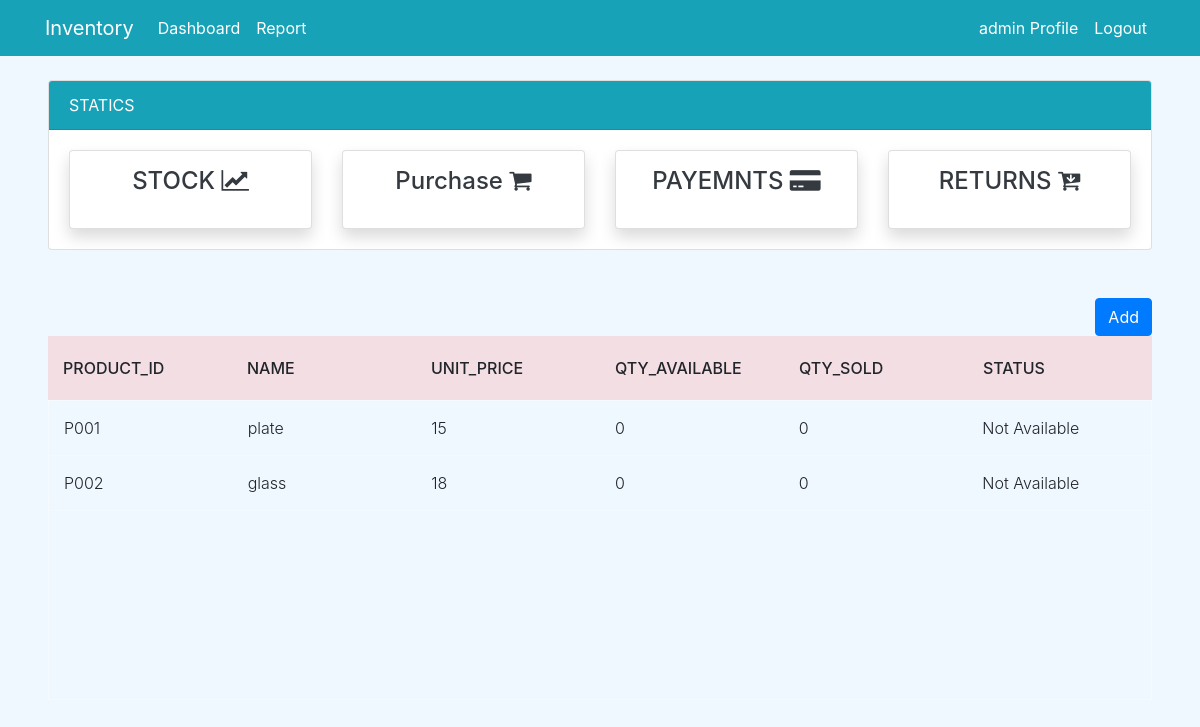
Page /stock/ (signed in) on the earlier database version.
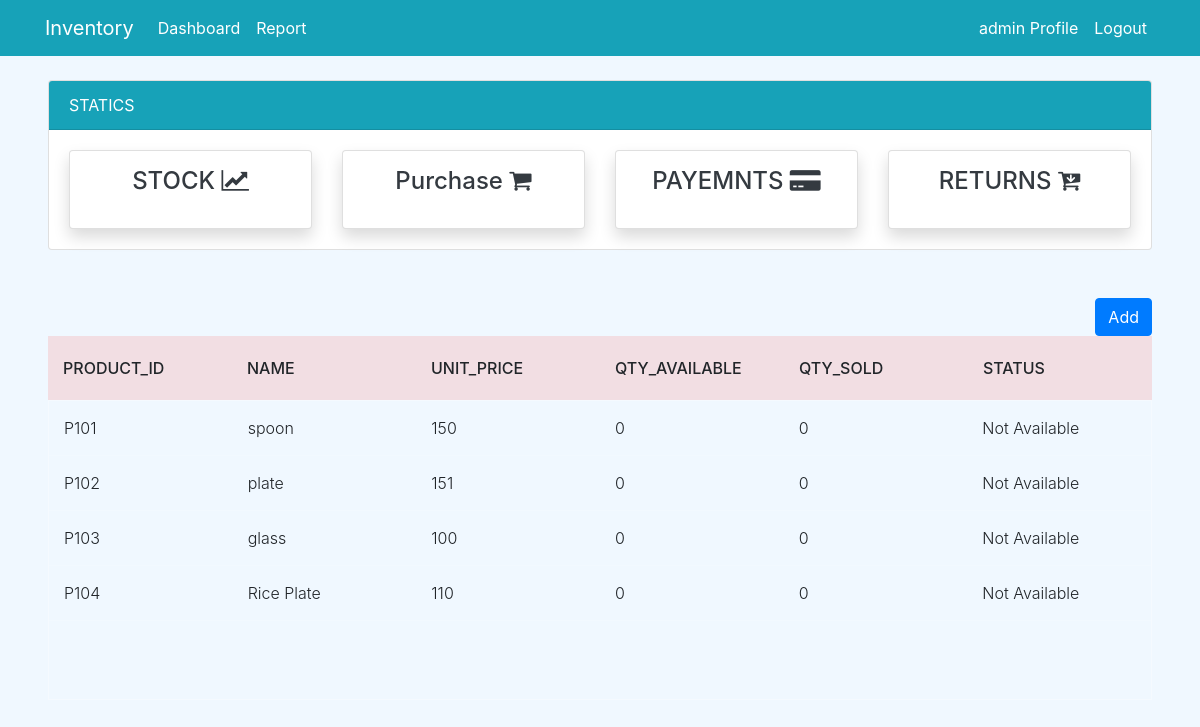
Same page on the later database version.
### dashboard/models.py (models this page shows, shortened)
class Item(models.Model):
        item_no = models.IntegerField(null=True)
        item_id = models.CharField(max_length=10,null=True)
        name = models.CharField(max_length=100, null=True, blank=False)
        unit_price = models.PositiveBigIntegerField(null=True,blank=True)
        qty_available = models.PositiveIntegerField(null=True, default=0)
        qty_sold = models.PositiveIntegerField(null=True, default=0)
        status = models.BooleanField(default=False)

### dashboard/views.py (the view)
# urls.py: path('stock/',views.stock,name='stock'),
@login_required
def stock(request):
    items = Item.objects.all()
    p_id = 101 if Item.objects.count() == 0 else Item.objects.aggregate(max=Max('item_no'))["max"] + 1
    if request.method == 'POST':
        price = request.POST.get('unit_price')
        name = request.POST.get('name')
        form = ItemForm(request.POST)
        if form.is_valid():
            Item(item_no=p_id,item_id=(f'{"P"}{p_id}'),name=name,unit_price=price).save()
    else:
        form = ItemForm
    context = {
        'items': items,
        'form' : form,
    }
    return render(request, 'dashboard/stock.html',context)

### templates/dashboard/stock.html (shortened to what this page needs)
{% extends 'partial/base.html' %}
{% load crispy_forms_tags %}
{% block content %}
{% include 'partial/topnav_staff.html'%}
<div class="mx-5">
    <div class="row my-4">
          <div class="col mt-4 text-right">
            <button type="button" class="btn btn-primary" data-toggle="modal" data-target="#P_Add">
              Add
            </button>
        </div>
          <div class="col-md-12">
                <div class="tbl-header">
                  <table cellpadding="0" cellspacing="0" border="0">
                    <thead>
                      <tr>
                        <th scope="col">Product_id</th>
                        <th scope="col">Name</th>
                        <th scope="col">Unit_Price</th>
                        <th scope="col">QTY_Available</th>
                        <th scope="col">QTY_Sold</th>
                        <th scope="col">Status</th>
                      </tr>
                    </thead>
                  </table>
                </div>
                <div class="tbl-content">
                  <table cellpadding="0" cellspacing="0" border="0">
                    <tbody>
                      {% for item in items %}
                        <tr>
                          <td>{{ item.item_id }}</td>
                          <td>{{ item.name }}</td>
                          <td>{{ item.unit_price }}</td>
                          <td>{{ item.qty_available }}</td>
                          <td>{{ item.qty_sold }}</td>
                          {% if item.status == True %}
                          <td>Available</td>
                          {% else %}
                          <td>Not Available</td>
                          {% endif %}
                        </tr>
                      {% endfor %}
                    </tbody>
                  </table>
          </div>
      </div>
</div>
{% endblock %}

Differences in the rows shown:
removed Item: item_id "P001", name "plate", unit_price "15", qty_available "0", qty_sold "0", status "Not Available"
removed Item: item_id "P002", name "glass", unit_price "18", qty_available "0", qty_sold "0", status "Not Available"
added Item: item_id "P101", name "spoon", unit_price "150", qty_available "0", qty_sold "0", status "Not Available"
added Item: item_id "P102", name "plate", unit_price "151", qty_available "0", qty_sold "0", status "Not Available"
added Item: item_id "P103", name "glass", unit_price "100", qty_available "0", qty_sold "0", status "Not Available"
added Item: item_id "P104", name "Rice Plate", unit_price "110", qty_available "0", qty_sold "0", status "Not Available"
